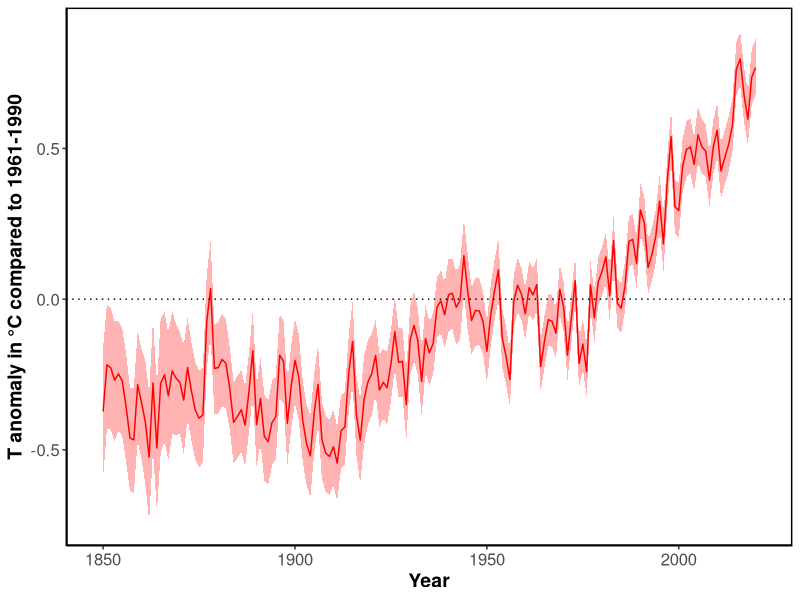
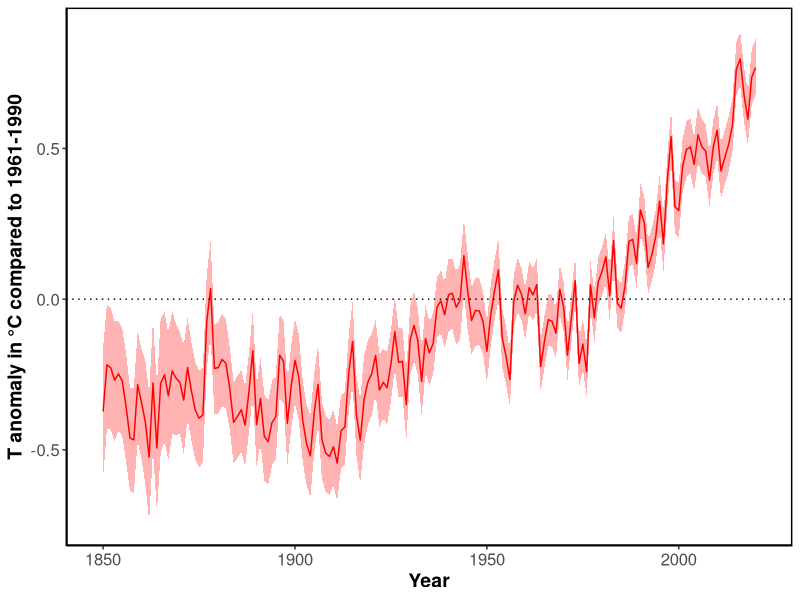
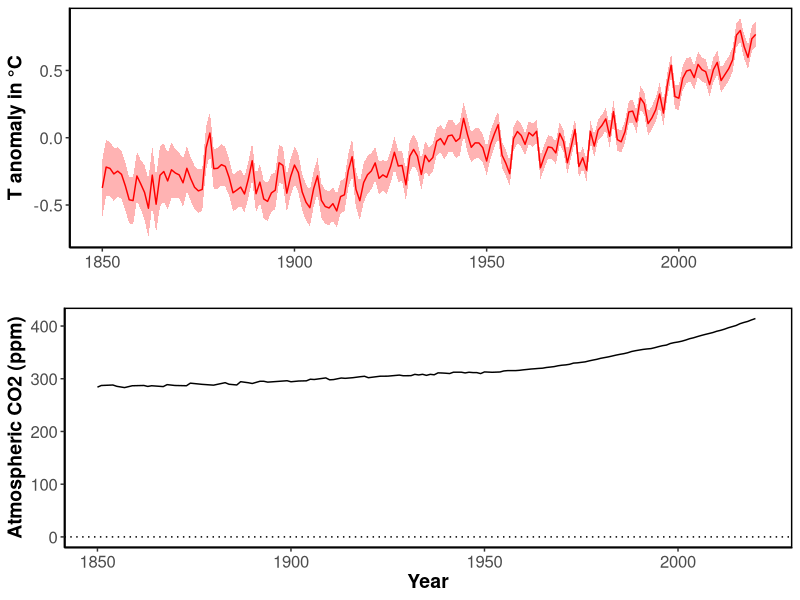
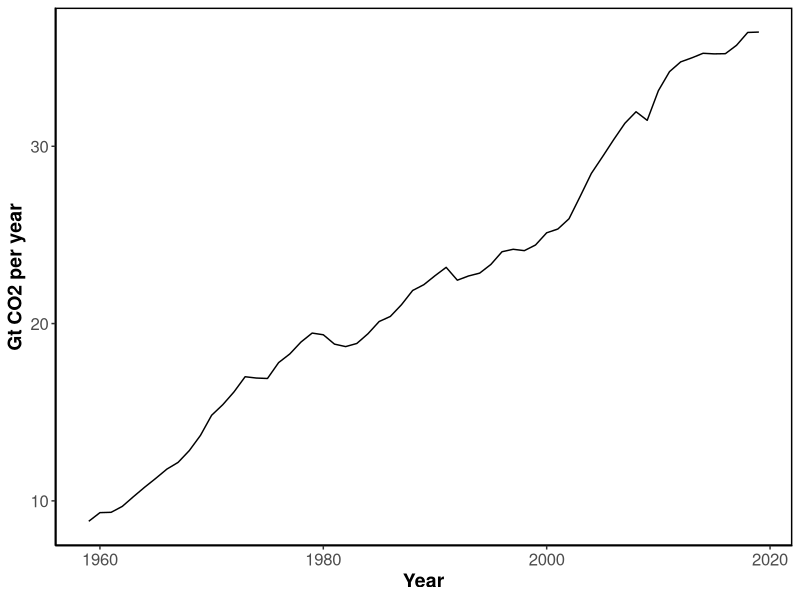
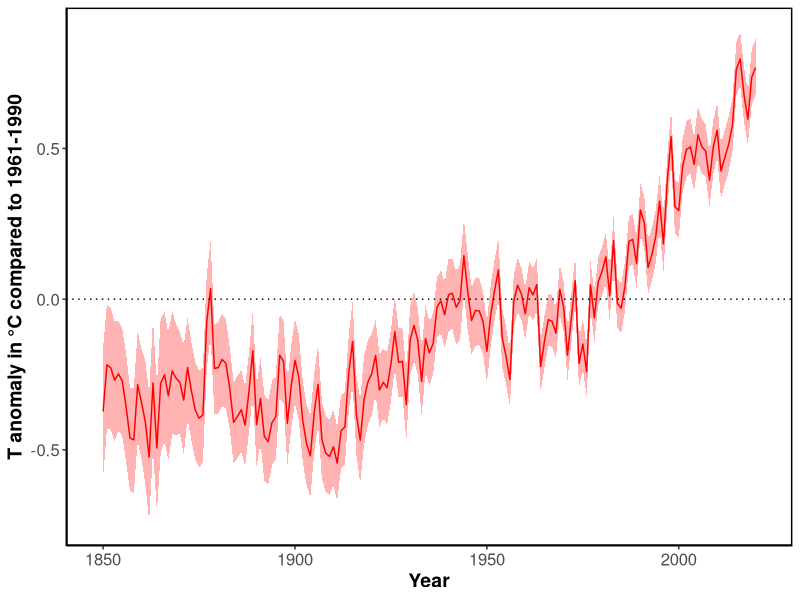
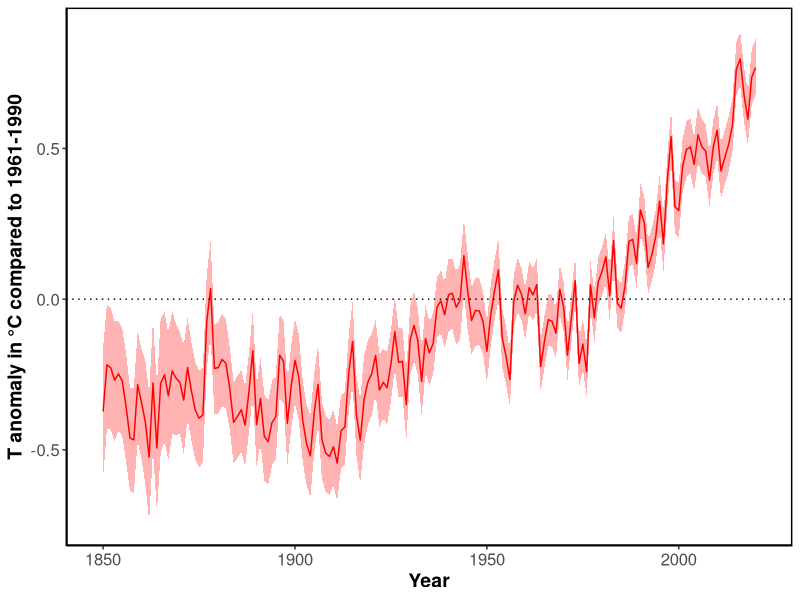
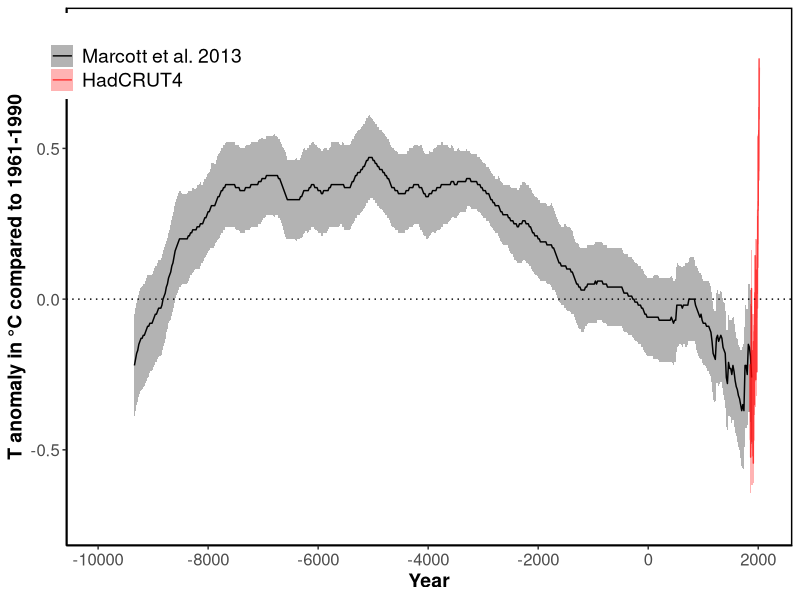
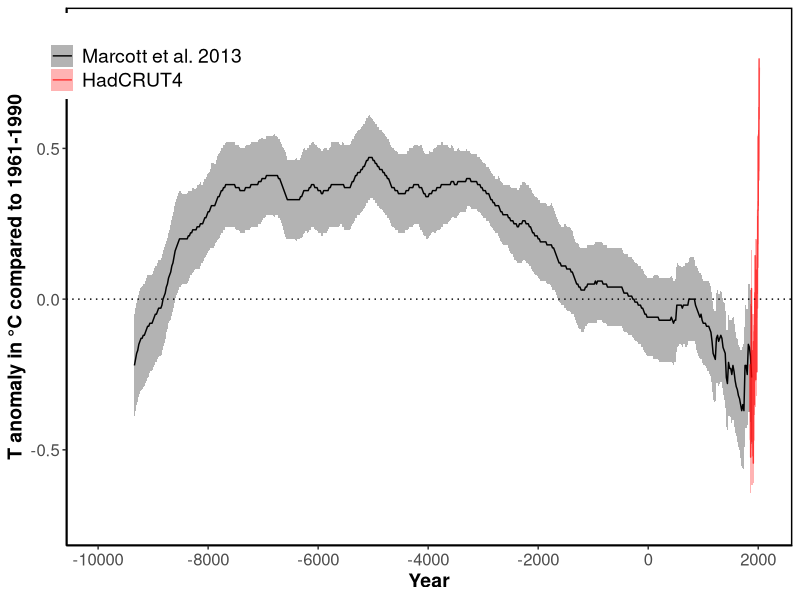

The R script that drew these images, in order: (Note: this script raises an error after producing the figures.)

# HadCRUT4 is a gridded dataset of global historical surface temperature anomalies relative to a 1961-1990 reference period. Data are available for each month since January 1850, on a 5 degree grid.
#More information here: https://www.metoffice.gov.uk/hadobs/hadcrut4/

#Citation: Morice, C. P., Kennedy, J. J., Rayner, N. A., and Jones, P. D. (2012), Quantifying uncertainties in global and regional temperature change using an ensemble of observational estimates: The HadCRUT4 data set, J. Geophys. Res., 117, D08101, doi:10.1029/2011JD017187. 

# Download data yearly global: https://www.metoffice.gov.uk/hadobs/hadcrut4/data/current/time_series/HadCRUT.4.6.0.0.annual_ns_avg.txt

#Column 1 is the date.
#Column 2 is the median of the 100 ensemble member time series.
#Columns 3 and 4 are the lower and upper bounds of the 95% confidence interval of bias uncertainty computed from the 100 member ensemble.
#Columns 5 and 6 are the lower and upper bounds of the 95% confidence interval of measurement and sampling uncertainties around the ensemble median. These are the combination of fully uncorrelated measurement and sampling uncertainties and partially correlated uncertainties described by the HadCRUT4 error covariance matrices.
#Columns 7 and 8 are the lower and upper bounds of the 95% confidence interval of coverage uncertainties around the ensemble median.
#Columns 9 and 10 are the lower and upper bounds of the 95% confidence interval of the combination of measurement and sampling and bias uncertainties.
#Columns 11 and 12 are the lower and upper bounds of the 95% confidence interval of the combined effects of all the uncertainties described in the HadCRUT4 error model (measurement and sampling, bias and coverage uncertainties).


HC<- read.table("data/HadCRUT.4.6.0.0.annual_ns_avg.txt",header=F) # 

colnames(HC)=c("Year","Median","","","","","","","","","CI_low","CI_high")


library("ggplot2")

# plot T anomaly last 170 years

ylabel="T anomaly in °C compared to 1961-1990"

p<- ggplot(data=HC, aes(x=Year, y=Median))  + geom_line (col="red") + xlim(1849,2021) + ylab(ylabel) +
  geom_ribbon(aes(ymin=CI_low, ymax=HC$CI_high), linetype=2, alpha=0.3, fill="red") +
  geom_hline(yintercept=0, linetype=3)+
  theme(panel.grid.major = element_blank(), panel.grid.minor = element_blank(),
        axis.text=element_text(size=12),axis.title=element_text(size=14,face="bold"),
        panel.background = element_blank(), axis.line = element_line(colour = "black"),
        panel.border = element_rect(color = "black",fill = NA,size = 1))
                                                                                                                   
p

ggsave(filename="plots_pdf/T_anomaly_last_170_years.pdf",width =11, height =6)
ggsave(filename="plots_png/T_anomaly_last_170_years.png",width =11, height =6)

p  




# Reconstruction of temperature anomaly during the Holocene, based on 73 globally distributed records.
#The 73 globally distributed temperature records used in our analysis are based on a variety
#of paleotemperature proxies and have sampling resolutions ranging from 20 to 500 years, 
#with a median resolution of 120 years

#This study includes 73 records derived from multiple paleoclimate archive sand temperature proxies(Fig. S1; Table S1):
#alkenone (n=31), planktonic foraminifera Mg/Ca (n=19), TEX86 (n=4), fossil chironomid transfer function (n=4), 
#fossil pollen modern analog technique (MAT) (n=4), ice-core stable isotopes (n=5), 
#other microfossil assemblages(MATand Transfer Function)(n=5), and Methylation index of Branched Tetraethers(MBT)(n=1)


# An important limitation of this data is thta it does not fully resolve variability at periods shorter than 2000 years,
# with essentially no variability preserved at periods shorter than 300 years, ~50% preserved at 1000-year periods, 
# and nearly all of the variability preserved for periods longer than 2000 years

# Citation: A Reconstruction of Regional and Global Temperature for the Past 11,300 Years Shaun A. Marcott et al. Science 339 , 1198 (2013); DOI: 10.1126/science.1228026

#Download data from supplementary table S1: https://science.sciencemag.org/highwire/filestream/594506/field_highwire_adjunct_files/1/Marcott.SM.database.S1.xlsx


# Read global T anomaly (compared to 1960-1990 instrumental average) reconstruction 5x5 grid 

Marcott<- read.table("data/Marcott_2013_data.tsv",header=TRUE) # This file includes the global stack Standard 5x5 grid from database S1 with 1σ uncertainty

#Without filling data gaps, our Standard 5×5 reconstruction (Fig. 1A) exhibits 0.6°C greater warming over the past ~60 yr B.P.
#(1890 to 1950 CE) than our equivalent infilled 5° × 5° area-weighted mean stack (Fig. 1, C andD). 
#However, considering the temporal resolution of our data set and the small number of records 
#that cover this interval (Fig. 1G), this difference is probably not robust

M<-subset(Marcott, Marcott$Year>60) # exclude years after 1890, later reconstruction are based on a single data point => not robust according to the authors

M$Year=1950-M$Year # by convention 1950 is set as year 0, here the data is converted in classic caledar year 

Merged_T<-merge(x = M, y = HC, by = "Year", all = TRUE) # merge Marcot and HADcrut4 datasets


# plot T anomaly from Marcott and HadCRUT at different times  
ylabel="T anomaly in °C compared to 1961-1990"

years=c(12000,5000,2000,1000,500)
options(scipen=999)
for (i in years) {
  
  if (i == 12000){bre=c(-10000,-8000,-6000,-4000,-2000,0,2000)}else {bre=waiver()}

  p<- ggplot(data=subset(Merged_T,!is.na(T)),aes(x = Year, y = T,colour="Marcott et al. 2013"))  + geom_line ()  + ylab(ylabel) + xlab("Year")+
    scale_x_continuous(breaks=bre,limits=c(2021-i,2021)) +
    geom_ribbon(data=subset(Merged_T,!is.na(T)),aes(ymin=T-T_uncertainty, ymax=T+T_uncertainty, fill="Marcott et al. 2013",colour="Marcott et al. 2013"), linetype=0, alpha=0.3) +   
    geom_line(data=subset(Merged_T,!is.na(Median)),aes(y=Median,x=Year,colour="HadCRUT4"),alpha=0.7) +
    geom_hline(yintercept=0, linetype=3)+
    geom_ribbon(data=subset(Merged_T,!is.na(Median)),aes(x=Year,ymin=CI_low, ymax=CI_high,colour="HadCRUT4",fill="HadCRUT4"),linetype=0, alpha=0.3) +
    scale_colour_manual("", 
                        breaks = c("Marcott et al. 2013", "HadCRUT4"),
                        values = c("black", "red")) +
    scale_fill_manual("", 
                      breaks = c("Marcott et al. 2013", "HadCRUT4"),
                      values = c("black", "red")) +
    theme(panel.grid.major = element_blank(), panel.grid.minor = element_blank(),
          axis.text=element_text(size=12),axis.title=element_text(size=14,face="bold"),
          panel.background = element_blank(), axis.line = element_line(colour = "black"),
          panel.border = element_rect(color = "black",fill = NA,size = 1)) + 
          theme(legend.position = c(0.11, 0.91),legend.text = element_text(size=14))
  

ggsave(filename=paste0("plots_pdf/T_anomaly_Marcott_last_",i,"_years_and_170_years_HC.pdf"),width=11,height=6)
ggsave(filename=paste0("plots_png/T_anomaly_Marcott_last_",i,"_years_and_170_years_HC.png"),width=11,height=6)

}


#CO2 atmospheric concentration

#data from 1959 from NOOA: Data from 1959 through 1979 have been obtained by C. David Keeling of the Scripps Institution of Oceanography (SIO) and were obtained from the Scripps website (scrippsco2.ucsd.edu).
#Data from 1980 onwards is sourced from NOAA's Mauna Loa monitoring station
# Download: https://www.esrl.noaa.gov/gmd/webdata/ccgg/trends/co2/co2_annmean_mlo.txt


CO2_recent<-read.table("data/co2_annmean_mlo.txt",header=F)

# 
#Very long-term data were compiled by Our world in data: data from ice cores – specifically the Dome C core – 
#has been made available from the NOAA here: https://www.ncdc.noaa.gov/paleo-search/study/17975. 
#In this original dataset, some years had multiple measurements (taken at different points of the year). 
#To normalize this to a single year, where several measurements were available, 
#we took the average of these concentration values. Dome C data has been used until the year 1958.

#Citation: Bereiter, B., Eggleston, S., Schmitt, J., Nehrbass‐Ahles, C., Stocker, T. F., Fischer, H., ... & Chappellaz, J. (2015). Revision of the EPICA Dome C CO2 record from 800 to 600 kyr before present. Geophysical Research Letters, 42(2), 542-549.

# Download: https://ourworldindata.org/co2-and-other-greenhouse-gas-emissions/co2-concentration-long-term.csv

CO2_old<-read.csv("data/co2-concentration-long-term.csv")


# the recent and old data use a differnt CO2 scale, conversion can be done with following formula:  
#X2019 = 1.00079 * X2007 - 0.142 (https://www.esrl.noaa.gov/gmd/ccl/scale_conversion.html), 
#the conversion is reccomended only between 250 and 520 ppm,

CO2_o <- subset(CO2_old,CO2_old$Year<1959)

CO2_o$CO2.concentrations..NOAA..2018. <-(CO2_o$CO2.concentrations..NOAA..2018.*1.00079)-0.142  # rescale

CO2_r <- CO2_recent[,-3]

colnames (CO2_r) <-c("year","mean")

colnames (CO2_o) <-c("year","mean")

CO2<- rbind(CO2_o,CO2_r)

colnames (CO2) <-c("Year","mean")

Merged_T_C<-merge(x = Merged_T, y = CO2, by = "Year", all = TRUE) # merge CO2 and T data


years=c(810000,12000,5000,2000,1000,500,170)

for (i in years) {
  if (i == 12000){bre=c(-8000,-6000,-4000,-2000,0,2000)}else {bre=waiver()}
  

p<- ggplot(data=subset(Merged_T_C,!is.na(mean)), aes(x=Year, y=mean))  + geom_line () + ylab("Atmospheric CO2 (ppm)") +
  scale_x_continuous(breaks=bre,limits=c(2021-i,2021)) +
  theme(panel.grid.major = element_blank(), panel.grid.minor = element_blank(),
        axis.text=element_text(size=12),axis.title=element_text(size=14,face="bold"),
        panel.background = element_blank(), axis.line = element_line(colour = "black"),
        panel.border = element_rect(color = "black",fill = NA,size = 1))

ggsave(filename=paste0("plots_pdf/CO2_atmospheric_conc_last_",i,"_years.pdf"),width=11,height=6)
ggsave(filename=paste0("plots_png/CO2_atmospheric_conc_last_",i,"_years.png"),width=11,height=6)


}



#plot T and CO2 together 

library(gridExtra)
library(ggpubr)

ylabel="T anomaly in °C"

years=c(12000,5000,2000,1000,500)

for (i in years) {
  if (i == 12000){bre=c(-8000,-6000,-4000,-2000,0,2000)}else {bre=waiver()}
  
  p1<- ggplot(data=subset(Merged_T_C,!is.na(mean)), aes(x=Year, y=mean))  + geom_line () + ylab("Atmospheric CO2 (ppm)") +
    scale_x_continuous(breaks=bre,limits=c(2021-i,2021)) +
    theme(panel.grid.major = element_blank(), panel.grid.minor = element_blank(),
          axis.text=element_text(size=12),axis.title=element_text(size=14,face="bold"),
          panel.background = element_blank(), axis.line = element_line(colour = "black"),
          panel.border = element_rect(color = "black",fill = NA,size = 1))
  
  p<- ggplot(data=subset(Merged_T,!is.na(T)),aes(x = Year, y = T,colour="Marcott et al. 2013"))  + geom_line () + ylab(ylabel) + xlab("")+
    scale_x_continuous(breaks=bre,limits=c(2021-i,2021)) +
    geom_hline(yintercept=0, linetype=3)+
    geom_ribbon(data=subset(Merged_T,!is.na(T)),aes(ymin=T-T_uncertainty, ymax=T+T_uncertainty, fill="Marcott et al. 2013",colour="Marcott et al. 2013"), linetype=0, alpha=0.3) +   
    geom_line(data=subset(Merged_T,!is.na(Median)),aes(y=Median,x=Year,colour="HadCRUT4"),alpha=0.7) +
    geom_ribbon(data=subset(Merged_T,!is.na(Median)),aes(x=Year,ymin=CI_low, ymax=CI_high,colour="HadCRUT4",fill="HadCRUT4"),linetype=0, alpha=0.3) +
    scale_colour_manual("", 
                        breaks = c("Marcott et al. 2013", "HadCRUT4"),
                        values = c("black", "red")) +
    scale_fill_manual("", 
                      breaks = c("Marcott et al. 2013", "HadCRUT4"),
                      values = c("black", "red")) +
    theme(panel.grid.major = element_blank(), panel.grid.minor = element_blank(),
          axis.text=element_text(size=12),axis.title=element_text(size=14,face="bold"),
          panel.background = element_blank(), axis.line = element_line(colour = "black"),
          panel.border = element_rect(color = "black",fill = NA,size = 1)) + 
    theme(legend.position = c(0.08, 0.9),legend.text = element_text(size=10),
          legend.background = element_blank(),
          legend.box.background = element_blank())
  
  
  ggarrange(p,p1, ncol = 1, nrow = 2)
  
  
  
  ggsave(paste0("plots_pdf/T_CO2_last_",i,"_years.pdf"),width=11,height=6)
  ggsave(paste0("plots_png/T_CO2_last_",i,"_years.png"),width=11,height=6)
  
  
}


# plot T and C only instrumental T


p1<- ggplot(data=subset(Merged_T_C,!is.na(mean)), aes(x=Year, y=mean))  + geom_line () + xlim(1850,2021) + ylab("Atmospheric CO2 (ppm)") +
  geom_hline(yintercept=0, linetype=3)+
  theme(panel.grid.major = element_blank(), panel.grid.minor = element_blank(),
        axis.text=element_text(size=12),axis.title=element_text(size=14,face="bold"),
        panel.background = element_blank(), axis.line = element_line(colour = "black"),
        panel.border = element_rect(color = "black",fill = NA,size = 1))

p<- ggplot(data=subset(Merged_T,!is.na(Median)),aes(x = Year, y = Median))  + geom_line (colour="red") + xlim(1850,2021) + ylab(ylabel) + xlab("")+
  geom_ribbon(data=subset(Merged_T,!is.na(Median)),aes(ymin=CI_low, ymax=CI_high), linetype=0, alpha=0.3,fill="red") +   
  theme(panel.grid.major = element_blank(), panel.grid.minor = element_blank(),
        axis.text=element_text(size=12),axis.title=element_text(size=14,face="bold"),
        panel.background = element_blank(), axis.line = element_line(colour = "black"),
        panel.border = element_rect(color = "black",fill = NA,size = 1))


ggarrange(p,p1, ncol = 1, nrow = 2)

ggsave("plots_pdf/T_CO2_last_170_years.pdf",width=11,height=6)

ggsave("plots_png/T_CO2_last_170_years.png",width=11,height=6)


# plot CO2 yearly emissions 
# Citation: Friedlingstein et al. 2020. Earth Syst. Sci. Data, 12, 3269–3340, 2020 https://doi.org/10.5194/essd-12-3269-2020
#All values in million tonnes of carbon per year. For values in million tonnes of CO2 per year, multiply the values below by 3.664
#Include emissions from fossil fuel combustion and oxidation and cement production 

# Download: https://data.icos-cp.eu/licence_accept?ids=%5B%22xUUehljs1oTazlGlmigAhvfe%22%5D

emissions <- read.table("data/annual_emission.tsv",header=T)  # file with Territorial emissions (World)
emissions$emission <-((emissions$emission*3.664 )/1000)


p <- ggplot(data=emissions,aes(x = Year, y = emission))  + geom_line () + ylab("Gt CO2 per year") + xlab("Year")+
  theme(panel.grid.major = element_blank(), panel.grid.minor = element_blank(),
        axis.text=element_text(size=12),axis.title=element_text(size=14,face="bold"),
        panel.background = element_blank(), axis.line = element_line(colour = "black"),
        panel.border = element_rect(color = "black",fill = NA,size = 1))
p


ggsave("plots_pdf/CO2_emissions.pdf",width=11,height=6)
ggsave("plots_png/CO2_emissions.png",width=11,height=6)



